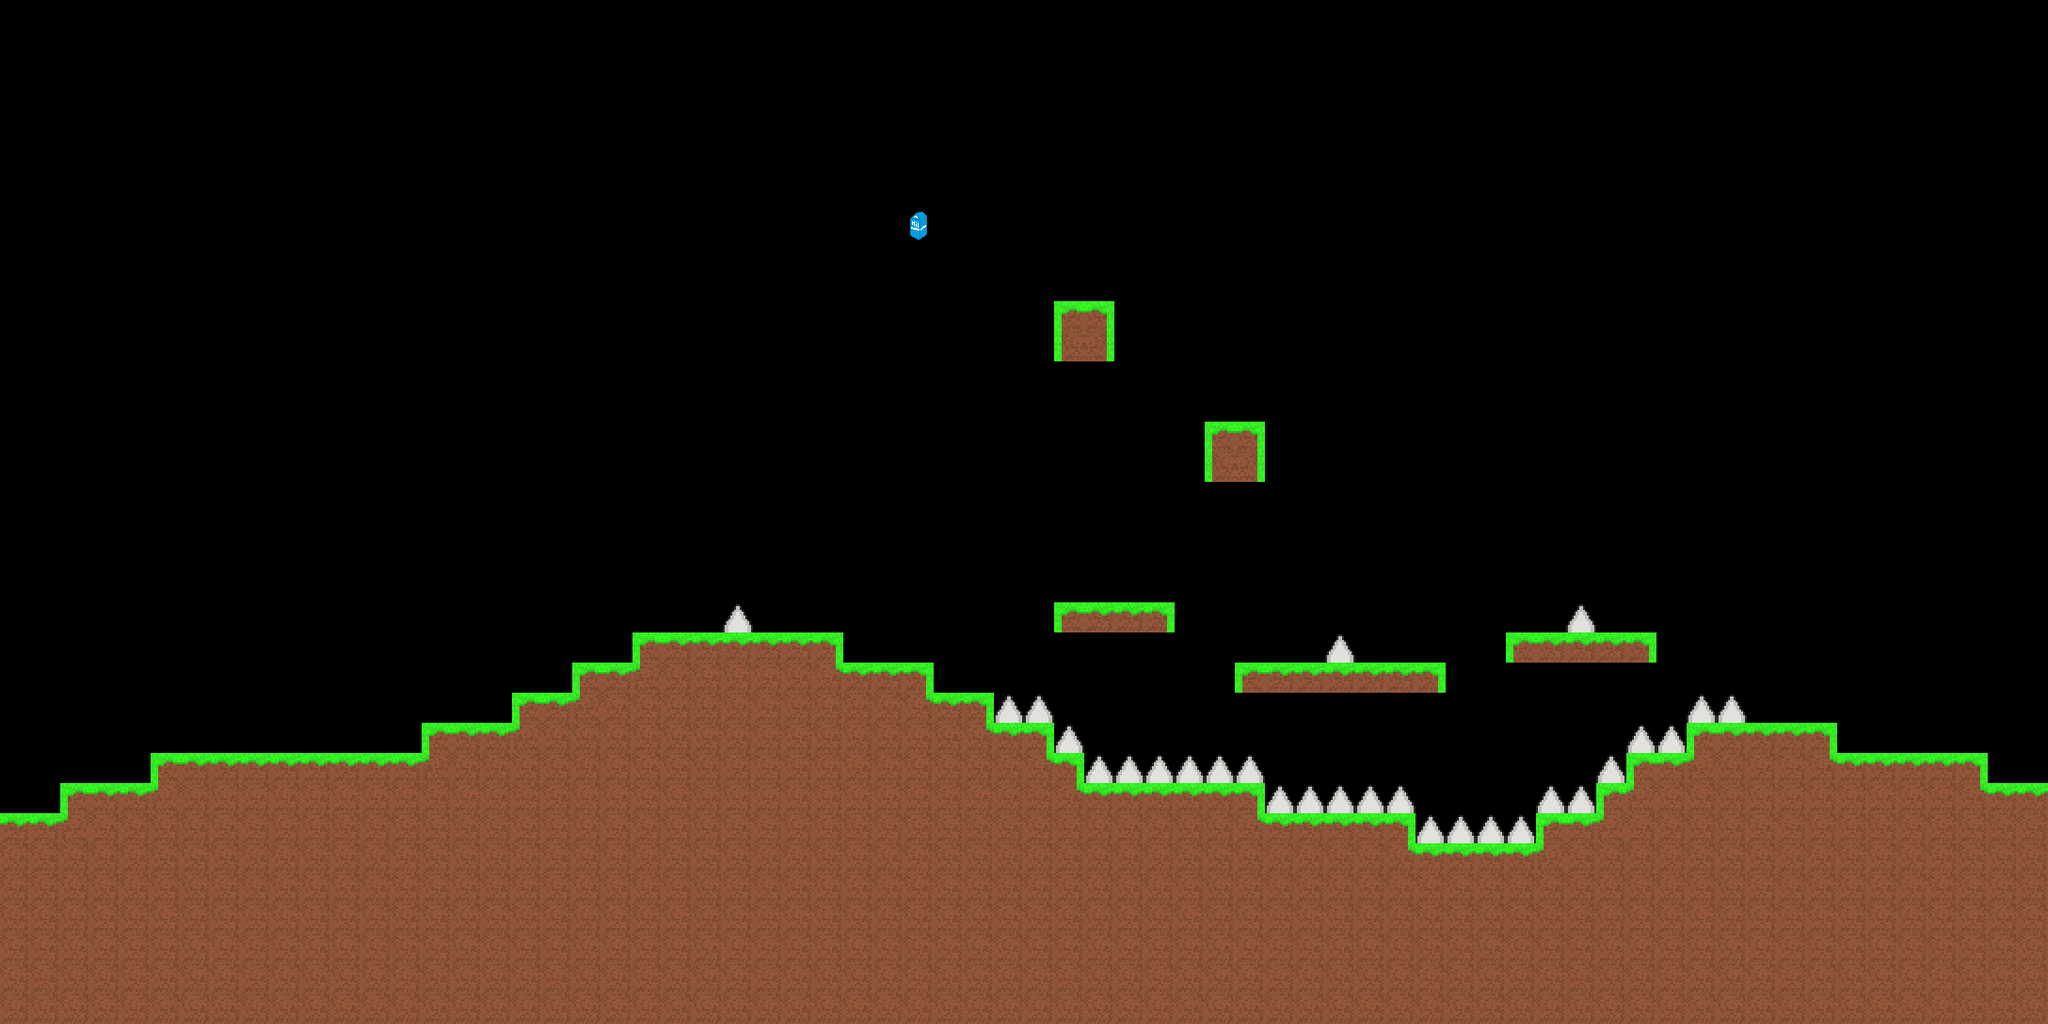

A level layout from a 2D game, rendered from its tile map. Below: a short description, then the map file with its tile-grid data intact:
An orthogonal 68x34 tile map with 32x32 px tiles, 1 tile layer (tiles) and 19 objects (player, triangle2).

<map version="1.10" tiledversion="1.11.2" orientation="orthogonal" renderorder="right-down" width="68" height="34" tilewidth="32" tileheight="32" infinite="0" nextlayerid="3" nextobjectid="20">
 <tileset firstgid="1" source="tileset.tsx" />
 <layer id="1" name="tiles" width="68" height="34">
  <data encoding="csv">
0,0,0,0,0,0,0,0,0,0,0,0,0,0,0,0,0,0,0,0,0,0,0,0,0,0,0,0,0,0,0,0,0,0,0,0,0,0,0,0,0,0,0,0,0,0,0,0,0,0,0,0,0,0,0,0,0,0,0,0,0,0,0,0,0,0,0,0,
0,0,0,0,0,0,0,0,0,0,0,0,0,0,0,0,0,0,0,0,0,0,0,0,0,0,0,0,0,0,0,0,0,0,0,0,0,0,0,0,0,0,0,0,0,0,0,0,0,0,0,0,0,0,0,0,0,0,0,0,0,0,0,0,0,0,0,0,
0,0,0,0,0,0,0,0,0,0,0,0,0,0,0,0,0,0,0,0,0,0,0,0,0,0,0,0,0,0,0,0,0,0,0,0,0,0,0,0,0,0,0,0,0,0,0,0,0,0,0,0,0,0,0,0,0,0,0,0,0,0,0,0,0,0,0,0,
0,0,0,0,0,0,0,0,0,0,0,0,0,0,0,0,0,0,0,0,0,0,0,0,0,0,0,0,0,0,0,0,0,0,0,0,0,0,0,0,0,0,0,0,0,0,0,0,0,0,0,0,0,0,0,0,0,0,0,0,0,0,0,0,0,0,0,0,
0,0,0,0,0,0,0,0,0,0,0,0,0,0,0,0,0,0,0,0,0,0,0,0,0,0,0,0,0,0,0,0,0,0,0,0,0,0,0,0,0,0,0,0,0,0,0,0,0,0,0,0,0,0,0,0,0,0,0,0,0,0,0,0,0,0,0,0,
0,0,0,0,0,0,0,0,0,0,0,0,0,0,0,0,0,0,0,0,0,0,0,0,0,0,0,0,0,0,0,0,0,0,0,0,0,0,0,0,0,0,0,0,0,0,0,0,0,0,0,0,0,0,0,0,0,0,0,0,0,0,0,0,0,0,0,0,
0,0,0,0,0,0,0,0,0,0,0,0,0,0,0,0,0,0,0,0,0,0,0,0,0,0,0,0,0,0,0,0,0,0,0,0,0,0,0,0,0,0,0,0,0,0,0,0,0,0,0,0,0,0,0,0,0,0,0,0,0,0,0,0,0,0,0,0,
0,0,0,0,0,0,0,0,0,0,0,0,0,0,0,0,0,0,0,0,0,0,0,0,0,0,0,0,0,0,42,0,0,0,0,0,0,0,0,0,0,0,0,0,0,0,0,0,0,0,0,0,0,0,0,0,0,0,0,0,0,0,0,0,0,0,0,0,
0,0,0,0,0,0,0,0,0,0,0,0,0,0,0,0,0,0,0,0,0,0,0,0,0,0,0,0,0,0,0,0,0,0,0,0,0,0,0,0,0,0,0,0,0,0,0,0,0,0,0,0,0,0,0,0,0,0,0,0,0,0,0,0,0,0,0,0,
0,0,0,0,0,0,0,0,0,0,0,0,0,0,0,0,0,0,0,0,0,0,0,0,0,0,0,0,0,0,0,0,0,0,0,0,0,0,0,0,0,0,0,0,0,0,0,0,0,0,0,0,0,0,0,0,0,0,0,0,0,0,0,0,0,0,0,0,
0,0,0,0,0,0,0,0,0,0,0,0,0,0,0,0,0,0,0,0,0,0,0,0,0,0,0,0,0,0,0,0,0,0,0,4,3,0,0,0,0,0,0,0,0,0,0,0,0,0,0,0,0,0,0,0,0,0,0,0,0,0,0,0,0,0,0,0,
0,0,0,0,0,0,0,0,0,0,0,0,0,0,0,0,0,0,0,0,0,0,0,0,0,0,0,0,0,0,0,0,0,0,0,7,8,0,0,0,0,0,0,0,0,0,0,0,0,0,0,0,0,0,0,0,0,0,0,0,0,0,0,0,0,0,0,0,
0,0,0,0,0,0,0,0,0,0,0,0,0,0,0,0,0,0,0,0,0,0,0,0,0,0,0,0,0,0,0,0,0,0,0,0,0,0,0,0,0,0,0,0,0,0,0,0,0,0,0,0,0,0,0,0,0,0,0,0,0,0,0,0,0,0,0,0,
0,0,0,0,0,0,0,0,0,0,0,0,0,0,0,0,0,0,0,0,0,0,0,0,0,0,0,0,0,0,0,0,0,0,0,0,0,0,0,0,0,0,0,0,0,0,0,0,0,0,0,0,0,0,0,0,0,0,0,0,0,0,0,0,0,0,0,0,
0,0,0,0,0,0,0,0,0,0,0,0,0,0,0,0,0,0,0,0,0,0,0,0,0,0,0,0,0,0,0,0,0,0,0,0,0,0,0,0,4,3,0,0,0,0,0,0,0,0,0,0,0,0,0,0,0,0,0,0,0,0,0,0,0,0,0,0,
0,0,0,0,0,0,0,0,0,0,0,0,0,0,0,0,0,0,0,0,0,0,0,0,0,0,0,0,0,0,0,0,0,0,0,0,0,0,0,0,7,8,0,0,0,0,0,0,0,0,0,0,0,0,0,0,0,0,0,0,0,0,0,0,0,0,0,0,
0,0,0,0,0,0,0,0,0,0,0,0,0,0,0,0,0,0,0,0,0,0,0,0,0,0,0,0,0,0,0,0,0,0,0,0,0,0,0,0,0,0,0,0,0,0,0,0,0,0,0,0,0,0,0,0,0,0,0,0,0,0,0,0,0,0,0,0,
0,0,0,0,0,0,0,0,0,0,0,0,0,0,0,0,0,0,0,0,0,0,0,0,0,0,0,0,0,0,0,0,0,0,0,0,0,0,0,0,0,0,0,0,0,0,0,0,0,0,0,0,0,0,0,0,0,0,0,0,0,0,0,0,0,0,0,0,
0,0,0,0,0,0,0,0,0,0,0,0,0,0,0,0,0,0,0,0,0,0,0,0,0,0,0,0,0,0,0,0,0,0,0,0,0,0,0,0,0,0,0,0,0,0,0,0,0,0,0,0,0,0,0,0,0,0,0,0,0,0,0,0,0,0,0,0,
0,0,0,0,0,0,0,0,0,0,0,0,0,0,0,0,0,0,0,0,0,0,0,0,0,0,0,0,0,0,0,0,0,0,0,0,0,0,0,0,0,0,0,0,0,0,0,0,0,0,0,0,0,0,0,0,0,0,0,0,0,0,0,0,0,0,0,0,
0,0,0,0,0,0,0,0,0,0,0,0,0,0,0,0,0,0,0,0,0,0,0,0,41,0,0,0,0,0,0,0,0,0,0,4,2,2,3,0,0,0,0,0,0,0,0,0,0,0,0,0,41,0,0,0,0,0,0,0,0,0,0,0,0,0,0,0,
0,0,0,0,0,0,0,0,0,0,0,0,0,0,0,0,0,0,0,0,0,4,2,2,2,2,2,3,0,0,0,0,0,0,0,0,0,0,0,0,0,0,0,0,41,0,0,0,0,0,4,2,2,2,3,0,0,0,0,0,0,0,0,0,0,0,0,0,
0,0,0,0,0,0,0,0,0,0,0,0,0,0,0,0,0,0,0,4,2,6,1,1,1,1,1,5,2,2,3,0,0,0,0,0,0,0,0,0,0,4,2,2,2,2,2,3,0,0,0,0,0,0,0,0,0,0,0,0,0,0,0,0,0,0,0,0,
0,0,0,0,0,0,0,0,0,0,0,0,0,0,0,0,0,4,2,6,1,1,1,1,1,1,1,1,1,1,5,2,3,41,41,0,0,0,0,0,0,0,0,0,0,0,0,0,0,0,0,0,0,0,0,0,41,41,0,0,0,0,0,0,0,0,0,0,
0,0,0,0,0,0,0,0,0,0,0,0,0,0,4,2,2,6,1,1,1,1,1,1,1,1,1,1,1,1,1,1,5,2,3,41,0,0,0,0,0,0,0,0,0,0,0,0,0,0,0,0,0,0,41,41,4,2,2,2,3,0,0,0,0,0,0,0,
0,0,0,0,0,4,2,2,2,2,2,2,2,2,6,1,1,1,1,1,1,1,1,1,1,1,1,1,1,1,1,1,1,1,5,3,41,41,41,41,41,41,0,0,0,0,0,0,0,0,0,0,0,41,4,2,6,1,1,1,5,2,2,2,2,3,0,0,
0,0,4,2,2,6,1,1,1,1,1,1,1,1,1,1,1,1,1,1,1,1,1,1,1,1,1,1,1,1,1,1,1,1,1,5,2,2,2,2,2,3,41,41,41,41,41,0,0,0,0,41,41,4,6,1,1,1,1,1,1,1,1,1,1,5,2,2,
2,2,6,1,1,1,1,1,1,1,1,1,1,1,1,1,1,1,1,1,1,1,1,1,1,1,1,1,1,1,1,1,1,1,1,1,1,1,1,1,1,5,2,2,2,2,3,41,41,41,41,4,2,6,1,1,1,1,1,1,1,1,1,1,1,1,1,1,
1,1,1,1,1,1,1,1,1,1,1,1,1,1,1,1,1,1,1,1,1,1,1,1,1,1,1,1,1,1,1,1,1,1,1,1,1,1,1,1,1,1,1,1,1,1,5,2,2,2,2,6,1,1,1,1,1,1,1,1,1,1,1,1,1,1,1,1,
1,1,1,1,1,1,1,1,1,1,1,1,1,1,1,1,1,1,1,1,1,1,1,1,1,1,1,1,1,1,1,1,1,1,1,1,1,1,1,1,1,1,1,1,1,1,1,1,1,1,1,1,1,1,1,1,1,1,1,1,1,1,1,1,1,1,1,1,
1,1,1,1,1,1,1,1,1,1,1,1,1,1,1,1,1,1,1,1,1,1,1,1,1,1,1,1,1,1,1,1,1,1,1,1,1,1,1,1,1,1,1,1,1,1,1,1,1,1,1,1,1,1,1,1,1,1,1,1,1,1,1,1,1,1,1,1,
1,1,1,1,1,1,1,1,1,1,1,1,1,1,1,1,1,1,1,1,1,1,1,1,1,1,1,1,1,1,1,1,1,1,1,1,1,1,1,1,1,1,1,1,1,1,1,1,1,1,1,1,1,1,1,1,1,1,1,1,1,1,1,1,1,1,1,1,
1,1,1,1,1,1,1,1,1,1,1,1,1,1,1,1,1,1,1,1,1,1,1,1,1,1,1,1,1,1,1,1,1,1,1,1,1,1,1,1,1,1,1,1,1,1,1,1,1,1,1,1,1,1,1,1,1,1,1,1,1,1,1,1,1,1,1,1,
1,1,1,1,1,1,1,1,1,1,1,1,1,1,1,1,1,1,1,1,1,1,1,1,1,1,1,1,1,1,1,1,1,1,1,1,1,1,1,1,1,1,1,1,1,1,1,1,1,1,1,1,1,1,1,1,1,1,1,1,1,1,1,1,1,1,1,1
</data>
 </layer>
 <objectgroup id="2" name="objects">
  <object id="1" x="0" y="864" width="1504" height="224" />
  <object id="2" x="64" y="832" width="1280" height="32" />
  <object id="3" x="160" y="800" width="992" height="32" />
  <object id="4" x="448" y="768" width="672" height="32" />
  <object id="5" x="544" y="736" width="512" height="32" />
  <object id="6" x="608" y="704" width="384" height="32" />
  <object id="7" x="672" y="672" width="224" height="32" />
  <object id="8" x="1504" y="896" width="672" height="192" />
  <object id="9" x="1632" y="864" width="544" height="32" />
  <object id="10" x="1696" y="832" width="480" height="32" />
  <object id="11" x="1728" y="800" width="384" height="32" />
  <object id="12" x="1792" y="768" width="160" height="32" />
  <object id="13" x="1312" y="704" width="224" height="32" />
  <object id="14" x="1120" y="640" width="128" height="32" />
  <object id="15" x="1600" y="672" width="160" height="32" />
  <object id="16" name="player" x="64" y="704">
   <point />
  </object>
  <object id="17" name="triangle2" x="544" y="608">
   <point />
  </object>
  <object id="18" x="1120" y="320" width="64" height="64" />
  <object id="19" x="1280" y="448" width="64" height="64" />
 </objectgroup>
</map>
